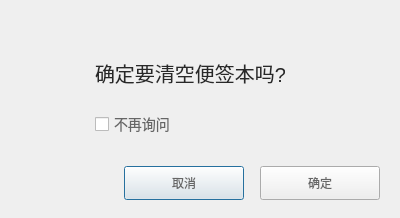
<?xml version="1.0" encoding="UTF-8"?>
<ui version="4.0">
 <class>emptyNotes</class>
 <widget class="QDialog" name="emptyNotes">
  <property name="geometry">
   <rect>
    <x>0</x>
    <y>0</y>
    <width>400</width>
    <height>218</height>
   </rect>
  </property>
  <property name="windowTitle">
   <string>Dialog</string>
  </property>
  <widget class="QWidget" name="widget" native="true">
   <property name="geometry">
    <rect>
     <x>0</x>
     <y>0</y>
     <width>400</width>
     <height>218</height>
    </rect>
   </property>
   <widget class="QLabel" name="label">
    <property name="geometry">
     <rect>
      <x>95</x>
      <y>62</y>
      <width>190</width>
      <height>22</height>
     </rect>
    </property>
    <property name="styleSheet">
     <string notr="true">font-size:20px;

font-weight:400;
color:rgba(40,40,40,1);
line-height:34px;
opacity:0.97;
</string>
    </property>
    <property name="text">
     <string>确定要清空便签本吗?</string>
    </property>
   </widget>
   <widget class="QCheckBox" name="checkBox">
    <property name="geometry">
     <rect>
      <x>95</x>
      <y>110</y>
      <width>151</width>
      <height>28</height>
     </rect>
    </property>
    <property name="styleSheet">
     <string notr="true">font-size:14px;
font-weight:400;
color:rgba(102,102,102,1);
line-height:40px;
opacity:0.91;</string>
    </property>
    <property name="text">
     <string>不再询问</string>
    </property>
   </widget>
   <widget class="QPushButton" name="pushButton">
    <property name="geometry">
     <rect>
      <x>124</x>
      <y>166</y>
      <width>120</width>
      <height>34</height>
     </rect>
    </property>
    <property name="styleSheet">
     <string notr="true">color:rgba(102,102,102,1);
line-height:24px;</string>
    </property>
    <property name="text">
     <string>取消</string>
    </property>
   </widget>
   <widget class="QPushButton" name="pushButton_2">
    <property name="geometry">
     <rect>
      <x>260</x>
      <y>166</y>
      <width>120</width>
      <height>34</height>
     </rect>
    </property>
    <property name="styleSheet">
     <string notr="true">color:rgba(102,102,102,1);
line-height:24px;</string>
    </property>
    <property name="text">
     <string>确定</string>
    </property>
   </widget>
  </widget>
 </widget>
 <resources/>
 <connections/>
</ui>
